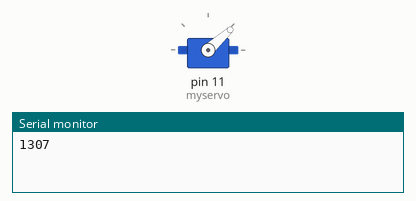
Recording of a sketch running on a simulated Arduino Uno, built with avr-gcc and run on an emulated ATmega328P. On the bench: servo, the last lines printed to the serial monitor. Random numbers use the default seed unless the sketch sets one.

Above: at 0.1 s.
At 40.0 s:
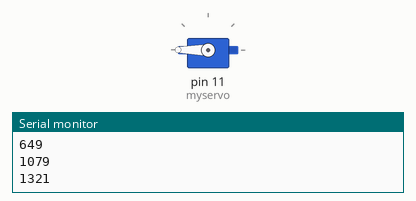
Timing chart, 0 to 40.0 s (numbered marks = the images above):
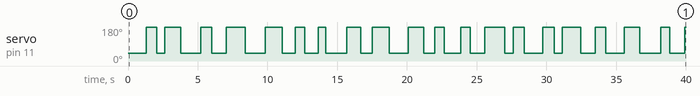

The sketch:

random-servo.ino
```cpp
#include <Servo.h>

Servo myservo;

void setup(){
myservo.attach(11);
Serial.begin(9600);
}

void loop(){
int val=random(500,1500);
Serial.println(val);
myservo.write(42);
delay(val);
myservo.write(359);
val=random(500,1500);
Serial.println(val);
delay(val);
}
```

Measured:
- by itself, servo on pin 11 (myservo): 42° → 180° at 1.3 s, → 42° 0.75 s later, → 180° 0.57 s later, → 42° 1.2 s later, … (39 changes in this stretch)
